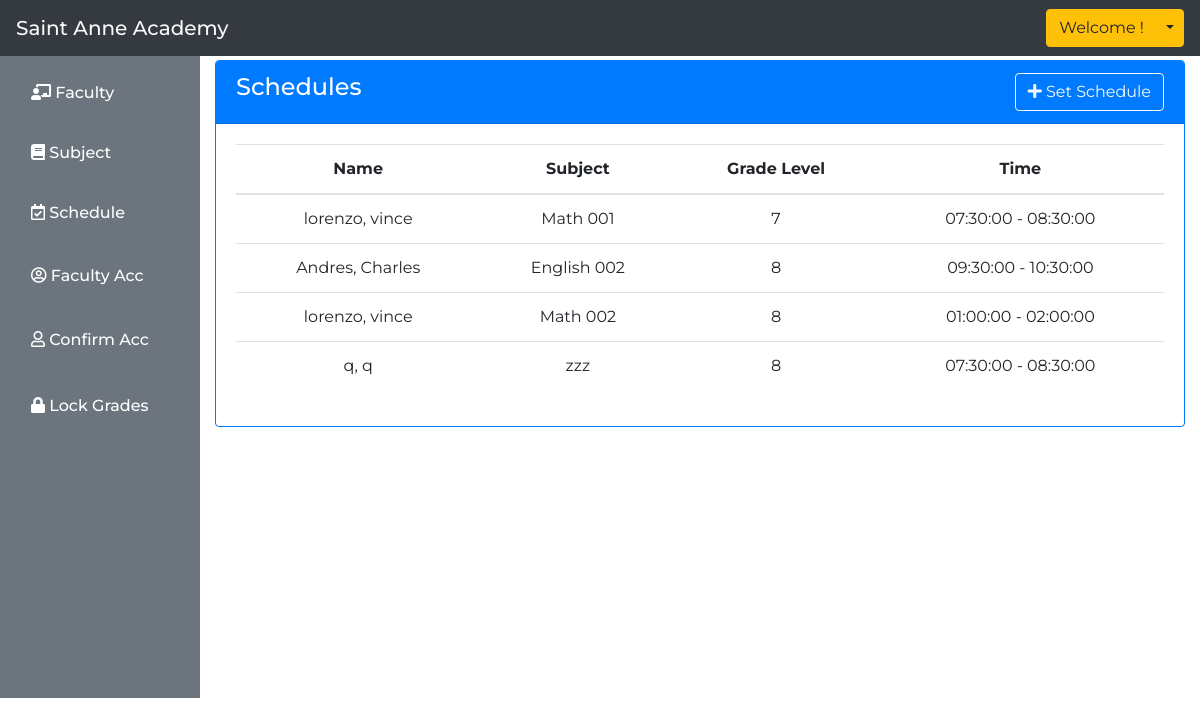
Page /admin/schedule.php on the earlier database version.
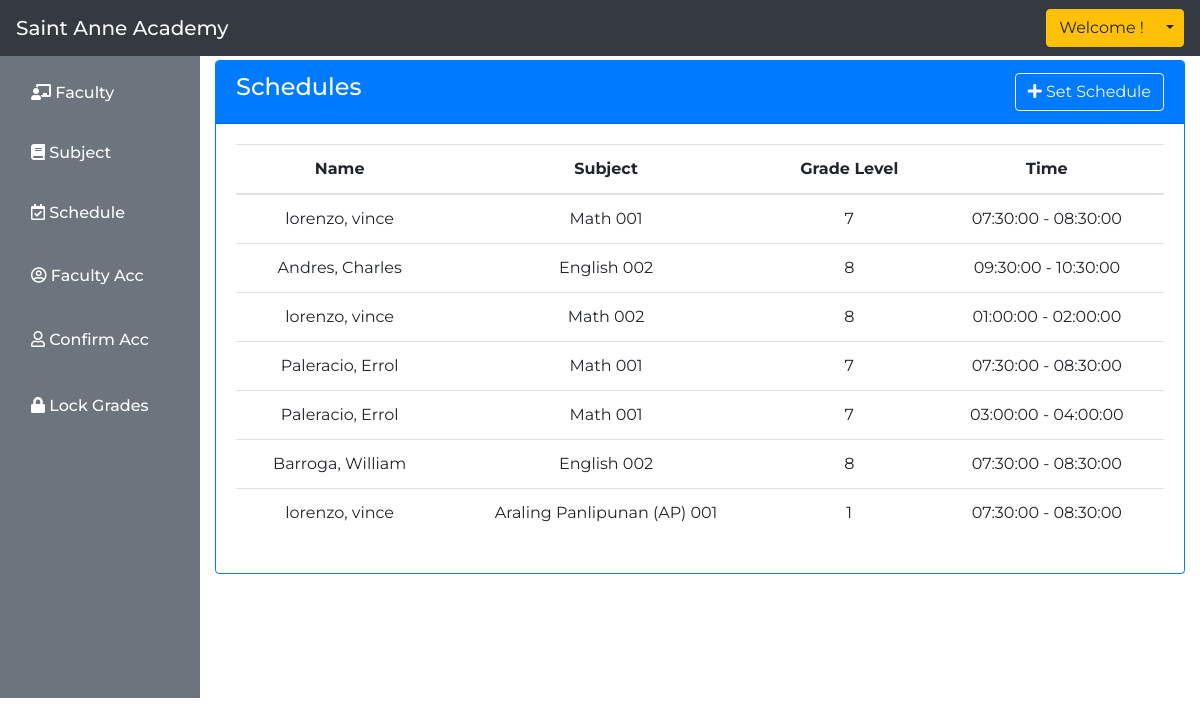
Same page on the later database version.
### tables this page shows
CREATE TABLE `schedule` (
  `schedule_id` int(11) NOT NULL,
  `faculty_id` int(11) NOT NULL,
  `subject_id` int(11) NOT NULL,
  `time_id` int(11) NOT NULL,
  `school_year_id` int(11) NOT NULL
);

CREATE TABLE `faculty` (
  `faculty_id` int(11) NOT NULL,
  `faculty_id_number` varchar(255) NOT NULL,
  `family_name` text NOT NULL,
  `first_name` text NOT NULL,
  `middle_name` text NOT NULL,
  `bday` date NOT NULL,
  `address` varchar(255) NOT NULL,
  `mobile_number` varchar(255) NOT NULL
);

CREATE TABLE `subject` (
  `subject_id` int(11) NOT NULL,
  `subject_code` varchar(50) NOT NULL,
  `subject_name` varchar(255) NOT NULL,
  `grade_level` varchar(255) NOT NULL
);

CREATE TABLE `time` (
  `time_id` int(11) NOT NULL,
  `start_time` time NOT NULL,
  `end_time` time NOT NULL
);

### admin/schedule.php (the view, shortened to what this page needs)
<?php require 'layouts/admin_header.php'; ?>
<div class="float-right col-10" style="margin: 0 auto; margin-top: 5%;">
        <div class="card border-primary mb-3" style="max-width: 100%;">
        <div class="card-header bg-primary">
                <div class="row">
                    <div class="col-6">
                        <h4 class="text-white">Schedules</h4>
                    </div>
                    <div class="col-6">
                        <button type="button" class="btn btn-outline-light float-right" data-toggle="modal" data-target="#exampleModalCenter">
                            <i class="fas fa-plus"></i> Set Schedule
                        </button>
                    </div>
                </div>
            </div>
            <div class="card-body">
                <table class="table text-center">
                    <thead>
                        <tr>
                            <th scope="col">Name</th>
                            <th scope="col">Subject</th>
                            <th scope="col">Grade Level</th>
                            <th scope="col">Time</th>
                        </tr>
                    </thead>
                    <tbody>
                        <?php
                            $con = mysqli_connect("localhost", "root", "", "enrollment");
                            $sql = "SELECT * FROM schedule
                                    INNER JOIN faculty ON schedule.faculty_id = faculty.faculty_id
                                    INNER JOIN subject ON schedule.subject_id = subject.subject_id
                                    INNER JOIN time ON schedule.time_id = time.time_id
                                    INNER JOIN school_year ON schedule.school_year_id = school_year.school_year_id";
                            $result = mysqli_query($con, $sql);
                            while($row = mysqli_fetch_array($result)) {
                        ?>
                            <tr>
                                <td><?php echo $row['family_name']; ?>, <?php echo $row['first_name']; ?></td>
                                <td><?php echo $row['subject_name']; ?></td>
                                <td><?php echo $row['grade_level']; ?></td>
                                <td><?php echo $row['start_time']; ?> - <?php echo $row['end_time']; ?></td>
                            </tr>
                            <?php }?>
                        </tbody>
                </table>
            </div>
        </div>
    </div>
<?php require 'layouts/admin_footer.php'; ?>

Differences in the rows shown:
no longer on this page (row unchanged): schedule: faculty.family_name "q", faculty.first_name "q", subject.subject_name "zzz", subject.grade_level "8", time.start_time "07:30:00", time.end_time "08:30:00"
added schedule: faculty.family_name "Paleracio", faculty.first_name "Errol", subject.subject_name "Math 001", subject.grade_level "7", time.start_time "07:30:00", time.end_time "08:30:00"
added schedule: faculty.family_name "Paleracio", faculty.first_name "Errol", subject.subject_name "Math 001", subject.grade_level "7", time.start_time "03:00:00", time.end_time "04:00:00"
added schedule: faculty.family_name "Barroga", faculty.first_name "William", subject.subject_name "English 002", subject.grade_level "8", time.start_time "07:30:00", time.end_time "08:30:00"
added schedule: faculty.family_name "lorenzo", faculty.first_name "vince", subject.subject_name "Araling Panlipunan (AP) 001", subject.grade_level "1", time.start_time "07:30:00", time.end_time "08:30:00"
